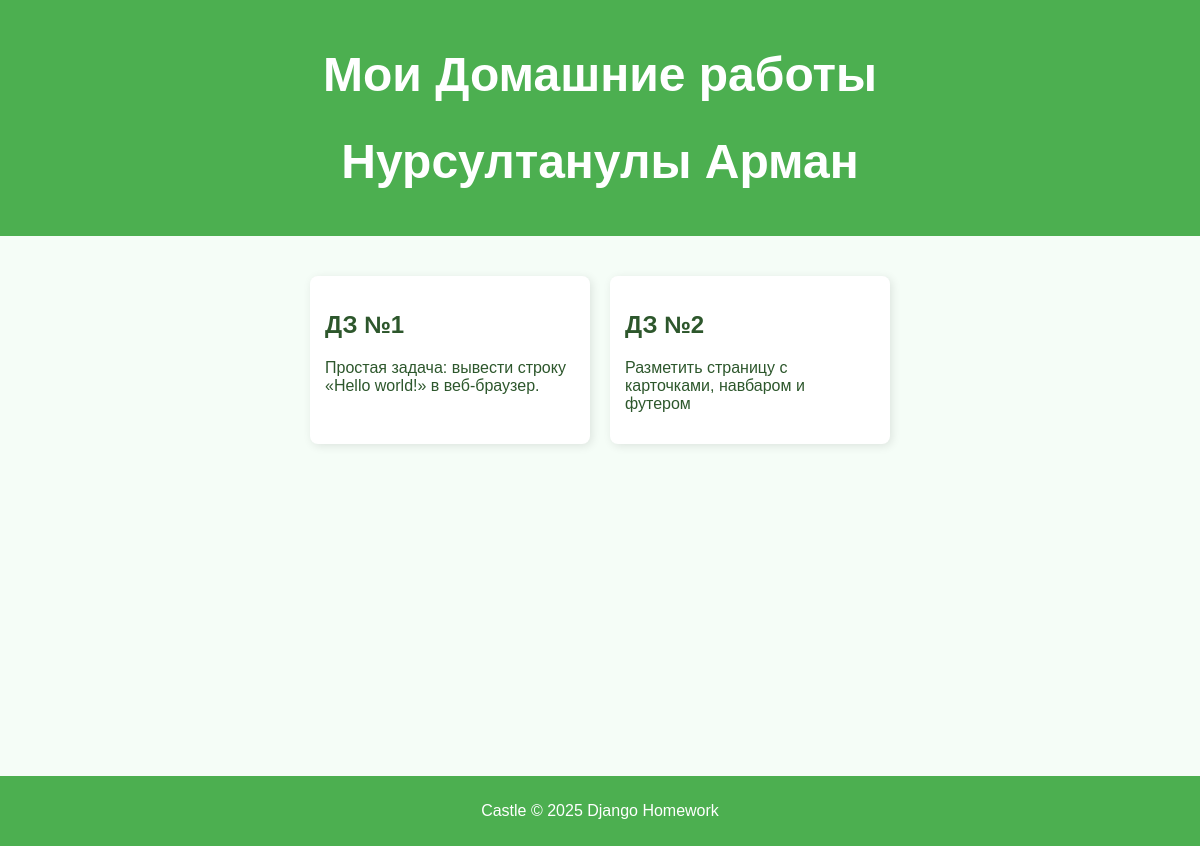
/, run on an earlier commit of the app's database.
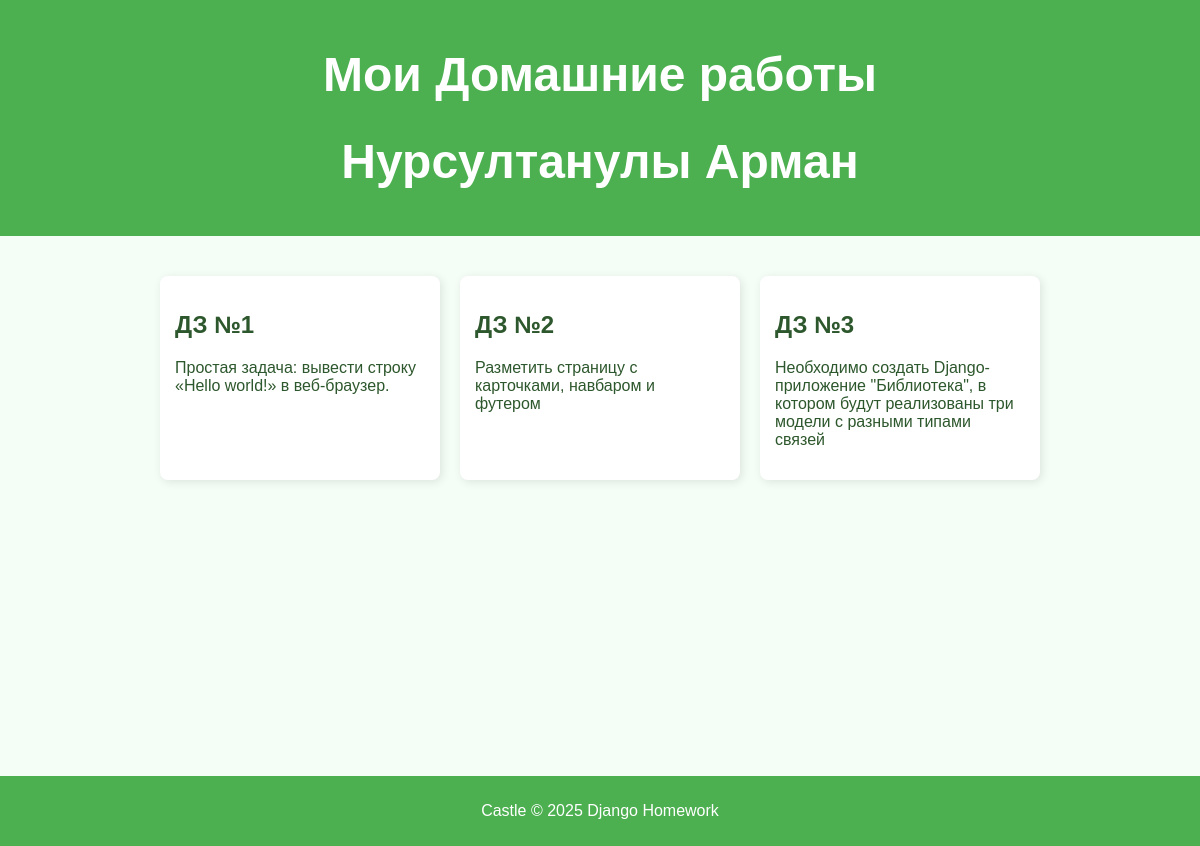
And on a later commit of the database.
### homework/models.py (models this page shows, shortened)
class Homework(models.Model):
    title = models.CharField(max_length=200)
    description = models.TextField()
    created_at = models.DateTimeField(auto_now_add=True)
    json_data = models.JSONField(blank=True, null=True)

### homework/views.py (the view)
# urls.py: path('', home, name='home'),
def home(request):
    homeworks = Homework.objects.all()
    return render(request, 'homework/home.html', {'homeworks': homeworks})

### homework/templates/homework/home.html (shortened to what this page needs)
{% load static %}
<!DOCTYPE html>
<html lang="ru">
<head>
    <link rel="stylesheet" href="{% static 'styles.css' %}">
</head>
<body>
    <header>
        <h1>Мои Домашние работы</h1>
        <h1>Нурсултанулы Арман</h1>
    </header>
    <main id="main">
        <div class="container">
            <div class="cards">
                {% for hw in homeworks %}
                    <a href="{% url 'homework_detail' hw.id %}" class="card">
                        <h2>{{ hw.title }}</h2>
                        <p>{{ hw.description|truncatewords:20 }}</p>
                    </a>
                {% empty %}
                    <p>Нет заданий</p>
                {% endfor %}
            </div>
        </div>
    </main>
    <footer>
        <p>Castle © 2025 Django Homework</p>
    </footer>
</body>
</html>

What changed in the data, as far as the page shows it:
added Homework: title "ДЗ №3", description "Необходимо создать Django-приложение \"Библиотека\", в котором будут реализованы три модели с разными типами связей"
